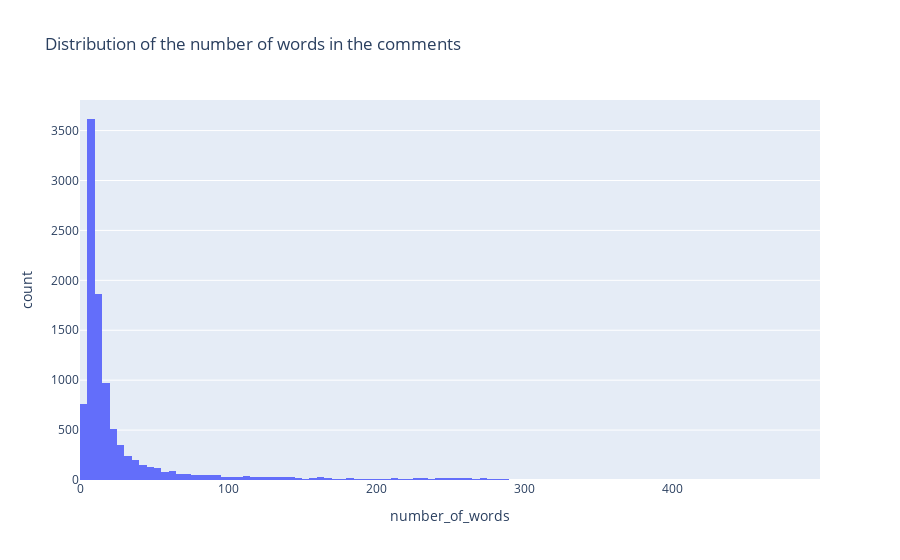

The notebook cell this image was saved under:
### Code cell
df['number_of_words'] = df['user_input'].apply(lambda x: len(x.split()))
px.histogram(df, x='number_of_words', title='Distribution of the number of words in the comments')

### Figure 1 — Plotly figure (JSON) as saved in the notebook; plotly's stock layout.template omitted (floating-point values rounded to 4 significant figures; data arrays with more than 128 entries replaced by an {"elided": "..."} marker saying what was removed)
{"data": [{"alignmentgroup": "True", "bingroup": "x", "hovertemplate": "number_of_words=%{x}<br>count=%{y}<extra></extra>", "legendgroup": "", "marker": {"color": "#636efa", "pattern": {"shape": ""}}, "name": "", "offsetgroup": "", "orientation": "v", "showlegend": false, "type": "histogram", "x": {"elided": "10165 int values"}, "xaxis": "x", "yaxis": "y"}], "layout": {"barmode": "relative", "legend": {"tracegroupgap": 0}, "title": {"text": "Distribution of the number of words in the comments"}, "xaxis": {"anchor": "y", "domain": [0, 1], "title": {"text": "number_of_words"}}, "yaxis": {"anchor": "x", "domain": [0, 1], "title": {"text": "count"}}}}
